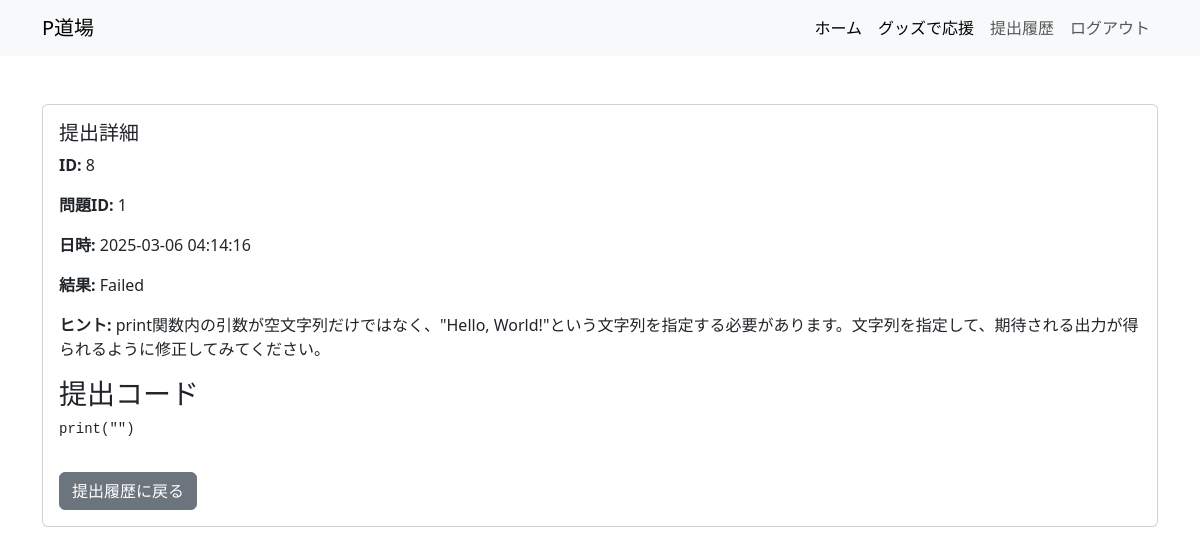
/submission/8 (signed in), run on the app's committed database.
### app.py (models this page shows)
class Submission(db.Model):
    id = db.Column(db.Integer, primary_key=True)
    user_id = db.Column(db.Integer, db.ForeignKey('user.id'), nullable=False)
    problem_id = db.Column(db.Integer, nullable=False)  # 提出された問題のID
    submission_time = db.Column(db.DateTime, default=datetime.now(timezone.utc))
    status = db.Column(db.String(50))  # "Accepted", "Wrong Answer", "Error"など
    code = db.Column(db.Text)          # ユーザーが提出したコード
    hint = db.Column(db.Text)          # GPTから得たヒント

### app.py (the view)
@app.route('/submission/<int:submission_id>')
@login_required
def submission_detail(submission_id):
    submission = Submission.query.get_or_404(submission_id)
    if submission.user_id != current_user.id:
        abort(403)
    return render_template('submission_detail.html', submission=submission)

### app.py (called while the page is built)
@login_manager.user_loader
def load_user(user_id):
    try:
        return db.session.get(User, int(user_id))
    except (ValueError, TypeError):
        return None

### templates/submission_detail.html (shortened to what this page needs)
<!DOCTYPE html>
<html>
  <head>
    <link
      href="https://cdn.jsdelivr.net/npm/bootstrap@5.3.0/dist/css/bootstrap.min.css"
      rel="stylesheet"
    />
  </head>
  <body>
    <nav class="navbar navbar-expand-lg navbar-light bg-light">
      <div class="container">
        <a class="navbar-brand" href="{{ url_for('index') }}">P道場</a>
        <div class="collapse navbar-collapse" id="navbarNav">
          <ul class="navbar-nav ms-auto">
            <li class="nav-item">
              <a
                class="nav-link active"
                aria-current="page"
                href="{{ url_for('index') }}"
                >ホーム</a
              >
            </li>
            <li class="nav-item">
              <a
                class="nav-link active"
                aria-current="page"
                href="{{ url_for('support') }}"
                >グッズで応援</a
              >
            </li>
            {% if current_user.is_authenticated %}
            <li class="nav-item">
              <a class="nav-link" href="{{ url_for('submissions') }}"
                >提出履歴</a
              >
            </li>
            <li class="nav-item">
              <a class="nav-link" href="{{ url_for('logout') }}">ログアウト</a>
            </li>
            {% endif %}
          </ul>
        </div>
      </div>
    </nav>
    <div class="container my-5">
      <div class="card">
        <div class="card-body">
          <h5 class="card-title">提出詳細</h5>
          <p><strong>ID:</strong> {{ submission.id }}</p>
          <p><strong>問題ID:</strong> {{ submission.problem_id }}</p>
          <p>
            <strong>日時:</strong> {{
            submission.submission_time.strftime('%Y-%m-%d %H:%M:%S') }}
          </p>
          <p><strong>結果:</strong> {{ submission.status }}</p>
          <p><strong>ヒント:</strong> {{ submission.hint }}</p>
          <h3>提出コード</h3>
          <pre>{{ submission.code }}</pre>
          <a href="{{ url_for('submissions') }}" class="btn btn-secondary mt-3"
            >提出履歴に戻る</a
          >
        </div>
      </div>
    </div>
  </body>
</html>

### data on the page
Submission: id "8", problem_id "1", submission_time "2025-03-06 04:14:16", status "Failed", hint "print関数内の引数が空文字列だけではなく、\"Hello, World!\"という文字列を指定する必要があります。文字列を指定して、期待される出力が得られるように修正してみてください。", code "print(\"\")"
